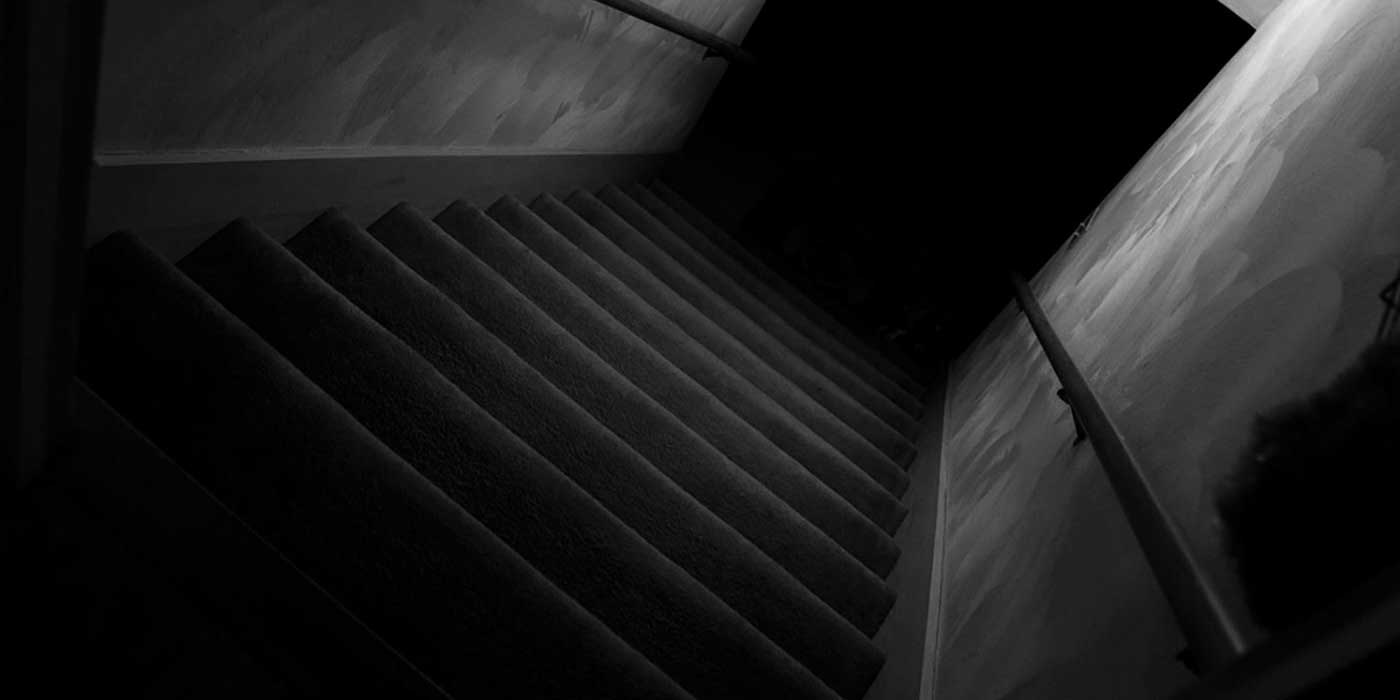
#> input picture 00_data/00_test_pic_brightness/Dark-stairs-staircase.jpg, 1400 x 700 px, found by its file name
$ jupyter execute --allow-errors f1_feature_brightness_HSV.ipynb
#> lines starting #> are read from the running program, lines starting #| are printed output that depends on the picture
# 04. Image brightness

find a method, which properly describes the brightnes of an image

1) Use pIL
2) Use HSV values (CV2)

--> as all other functions work with CV2, the HSV method will be further implemented

[cell 1]
from PIL import Image
from PIL.ImageStat import Stat
import pandas as pd
import numpy as np
import os
import math
from os.path import isfile, join
from os import listdir

### Using PIL to check the brightness of a picuture

#> (a cell that did not finish here is left out)

#> (a cell that did not finish here is left out)

#> (a cell that did not finish here is left out)

#> (a cell that did not finish here is left out)

#> (a cell that did not finish here is left out)

#> (a cell that did not finish here is left out)

#> (a cell that did not finish here is left out)

#> (a cell that did not finish here is left out)

#> (a cell that did not finish here is left out)

#> (a cell that did not finish here is left out)

#> (a cell that did not finish here is left out)

[cell 13]
#########################

[cell 14]
def image_brightness (file_path):

    img = Image.open(file_path).convert("L")
    stat = Stat(img)
    brightness = stat.rms[0] #RMS = root-mean-square for each band in the image

    brightness_dict = {"file_path" : [file_path],
            "brightness" : [brightness]}

    df = pd.DataFrame.from_dict(brightness_dict)

    return df

[cell 15]
#########################

[cell 16]
#test it on a dark picture
Image.open("/Users/Tianwang/IRONHACK/GIT/06_color_mix_match/00_data/00_test_pic_brightness/Dark-stairs-staircase.jpg")

[cell 17]
gray = Image.open("/Users/Tianwang/IRONHACK/GIT/06_color_mix_match/00_data/00_test_pic_brightness/Dark-stairs-staircase.jpg").convert("L")
stat_g = Stat(gray)
stat_g.rms[0]
#> Out = 46.91

[cell 18]
# test it on a bright picture

[cell 19]
Image.open("/Users/Tianwang/IRONHACK/GIT/06_color_mix_match/00_data/00_test_pic_brightness/istockphoto-187066094-612x612.jpg")
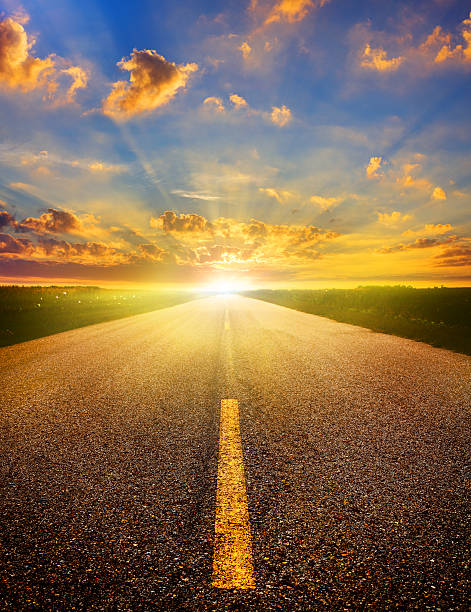
#> input picture 00_data/00_test_pic_brightness/istockphoto-187066094-612x612.jpg, 471 x 612 px, found by its file name

[cell 20]
gray = Image.open("/Users/Tianwang/IRONHACK/GIT/06_color_mix_match/00_data/00_test_pic_brightness/istockphoto-187066094-612x612.jpg").convert("L")
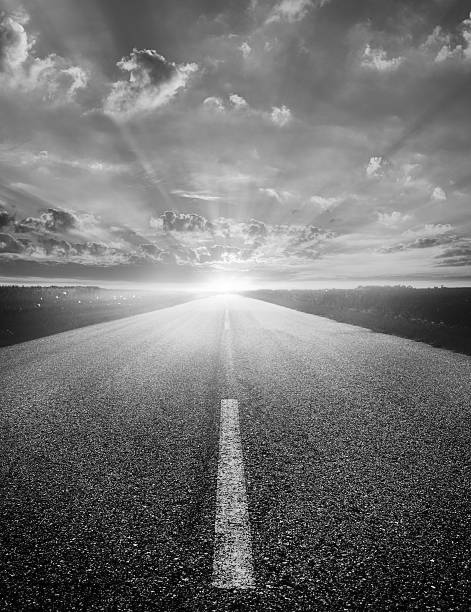
#> gray: PIL image 471x612 L; min 0, max 255, mean 114.7
stat_g = Stat(gray)
stat_g.rms[0]
#> Out = 128.6

[cell 21]
image_brightness ("/Users/Tianwang/IRONHACK/GIT/06_color_mix_match/00_data/00_test_pic_brightness/istockphoto-187066094-612x612.jpg")
#> in image_brightness, `df = pd.DataFrame.from_dict(brightness_dict)`: df = table of 1 rows and 2 columns
